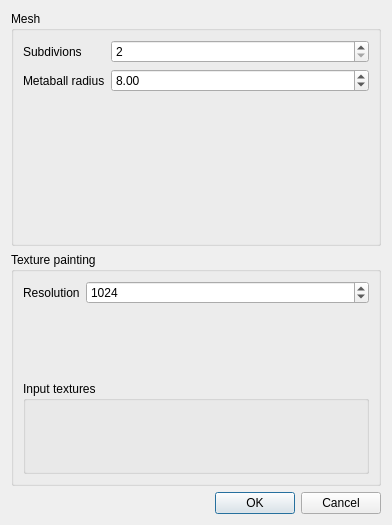
<?xml version="1.0" encoding="UTF-8"?>
<ui version="4.0">
 <class>Dialog_Meshgen</class>
 <widget class="QDialog" name="Dialog_Meshgen">
  <property name="geometry">
   <rect>
    <x>0</x>
    <y>0</y>
    <width>392</width>
    <height>525</height>
   </rect>
  </property>
  <property name="windowTitle">
   <string>Meshgen</string>
  </property>
  <layout class="QVBoxLayout" name="verticalLayout">
   <item>
    <widget class="QGroupBox" name="gbMeshgen">
     <property name="title">
      <string>Mesh</string>
     </property>
     <layout class="QFormLayout" name="formLayout">
      <item row="0" column="0">
       <widget class="QLabel" name="lblSubdivions">
        <property name="text">
         <string>Subdivions</string>
        </property>
       </widget>
      </item>
      <item row="0" column="1">
       <widget class="QSpinBox" name="spinBox">
        <property name="minimum">
         <number>2</number>
        </property>
        <property name="maximum">
         <number>65536</number>
        </property>
       </widget>
      </item>
      <item row="1" column="1">
       <widget class="QDoubleSpinBox" name="sbMetaballRadius">
        <property name="value">
         <double>8.000000000000000</double>
        </property>
       </widget>
      </item>
      <item row="1" column="0">
       <widget class="QLabel" name="lblMetaballRadius">
        <property name="text">
         <string>Metaball radius</string>
        </property>
       </widget>
      </item>
     </layout>
    </widget>
   </item>
   <item>
    <widget class="QGroupBox" name="gbPainting">
     <property name="title">
      <string>Texture painting</string>
     </property>
     <layout class="QVBoxLayout" name="verticalLayout_2">
      <item>
       <layout class="QFormLayout" name="formLayout_2">
        <item row="0" column="0">
         <widget class="QLabel" name="lblResolution">
          <property name="text">
           <string>Resolution</string>
          </property>
         </widget>
        </item>
        <item row="0" column="1">
         <widget class="QSpinBox" name="spinBox_2">
          <property name="minimum">
           <number>128</number>
          </property>
          <property name="maximum">
           <number>8192</number>
          </property>
          <property name="singleStep">
           <number>256</number>
          </property>
          <property name="value">
           <number>1024</number>
          </property>
         </widget>
        </item>
       </layout>
      </item>
      <item>
       <widget class="QGroupBox" name="gbTextures">
        <property name="title">
         <string>Input textures</string>
        </property>
        <layout class="QVBoxLayout" name="verticalLayout_3">
         <item>
          <layout class="QFormLayout" name="layoutTextures"/>
         </item>
        </layout>
       </widget>
      </item>
     </layout>
    </widget>
   </item>
   <item>
    <widget class="QDialogButtonBox" name="buttonBox">
     <property name="orientation">
      <enum>Qt::Horizontal</enum>
     </property>
     <property name="standardButtons">
      <set>QDialogButtonBox::Cancel|QDialogButtonBox::Ok</set>
     </property>
    </widget>
   </item>
  </layout>
 </widget>
 <resources/>
 <connections/>
</ui>
